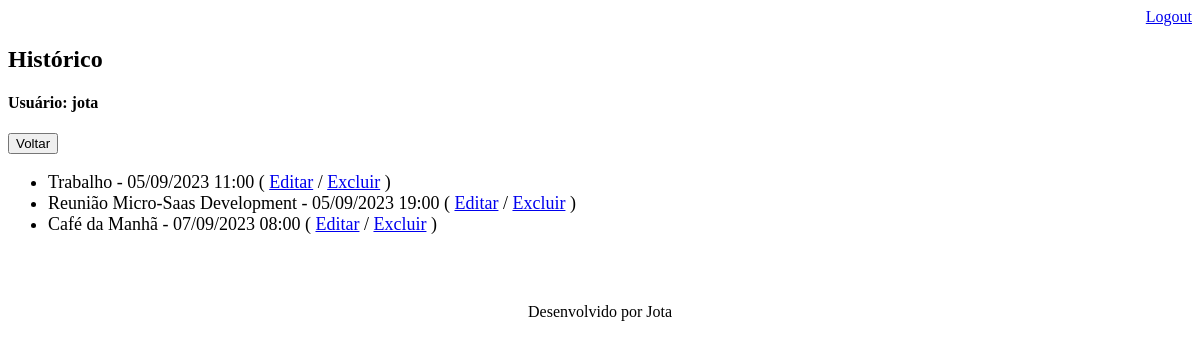
The page /agenda/historico/ (signed in) on the database as committed earlier.
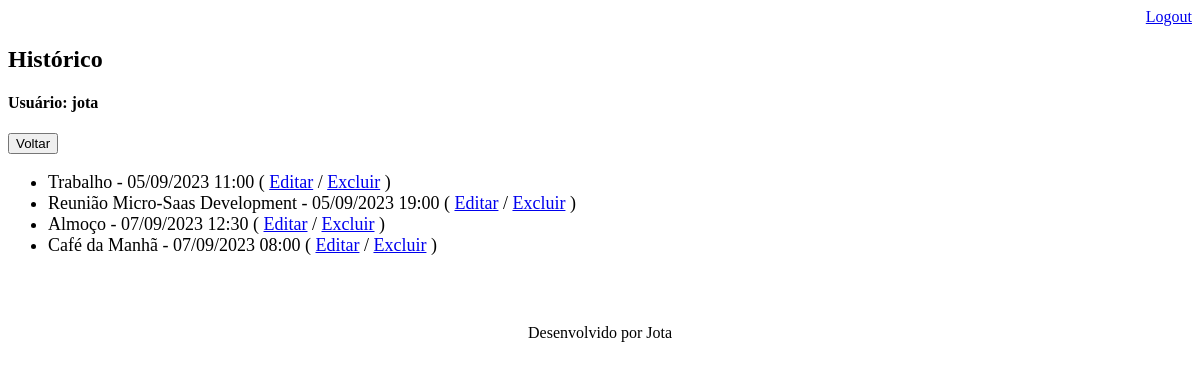
The same page on the database as committed later.
### core/models.py (models this page shows, shortened)
class Evento(models.Model):
    titulo = models.CharField(max_length=100)
    descricao = models.TextField(blank=True, null=True)
    data_evento = models.DateTimeField(verbose_name="Data do Evento")
    data_criacao = models.DateTimeField(auto_now=True)
    usuario = models.ForeignKey(User, on_delete=models.CASCADE)
    class Meta:
        db_table = 'evento'
    def get_data_evento(self):
        return self.data_evento.strftime('%d/%m/%Y %H:%M')

### core/views.py (the view)
# urls.py: path('agenda/historico/', views.historico_eventos),
@login_required(login_url='/login/')
def historico_eventos(request):
    usuario = request.user
    data_atual = datetime.now() - timedelta(hours=2)
    eventos = Evento.objects.filter(usuario=usuario, data_evento__lt=data_atual)
    response = {'eventos': eventos, 'usuario': usuario}
    return render(request, 'historico.html', response)

### templates/historico.html
{% extends "model-page.html" %}
{% block content %}
    <h2>Histórico</h2><h4>Usuário: {{ usuario.username }}</h4>
    <a href="../">
        <button type="button">Voltar</button>
    </a>
    <ul style="font-size: 18px">
        {% for evento in eventos %}
            <li>
                <div>
                    {{ evento.titulo }} - {{ evento.get_data_evento }}
                    ( <a href="../evento/?id={{ evento.id }}">Editar</a>
                    / <a href="../evento/delete/{{ evento.id }}/">Excluir</a> )
                </div>
            </li>
        {% endfor %}
    </ul>
{% endblock %}

Rows that differ between the two databases and show on the page:
now on this page (row edited): Evento: titulo "Almoço", get_data_evento "07/09/2023 12:30"
